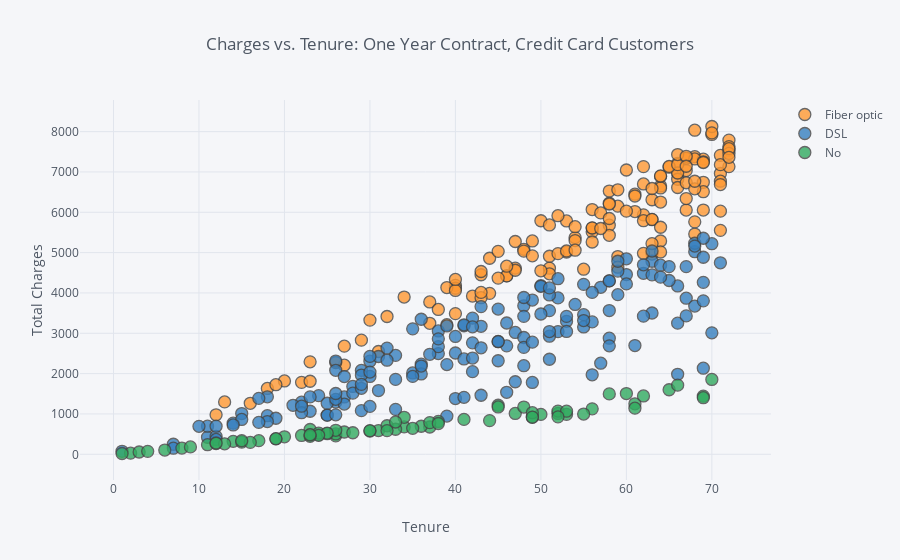

The notebook cell this image was saved under:
### Code cell
#Interactive Scatter Plots
data6 = df[(df['Contract']=='One year') & (df['PaymentMethod']=='Credit card (automatic)')]
data6.iplot(x='tenure', y='TotalCharges', categories='InternetService',
           xTitle='Tenure', yTitle='Total Charges',
           title='Charges vs. Tenure: One Year Contract, Credit Card Customers')

### Figure 1 — Plotly figure (JSON) as saved in the notebook; plotly's stock layout.template omitted (floating-point values rounded to 4 significant figures; data arrays with more than 128 entries replaced by an {"elided": "..."} marker saying what was removed)
{"data": [{"marker": {"color": "rgba(255, 153, 51, 1.0)", "line": {"width": 1.3}, "opacity": 0.8, "size": 12, "symbol": "circle"}, "mode": "markers", "name": "Fiber optic", "textfont": {"color": "#4D5663"}, "type": "scatter", "uid": "99897927-7637-41a4-a78f-05854874f1eb", "x": {"elided": "150 int values"}, "y": {"elided": "150 str values"}}, {"marker": {"color": "rgba(55, 128, 191, 1.0)", "line": {"width": 1.3}, "opacity": 0.8, "size": 12, "symbol": "circle"}, "mode": "markers", "name": "DSL", "textfont": {"color": "#4D5663"}, "type": "scatter", "uid": "aefeb6a4-5a22-4775-9afa-c7fedf384995", "x": {"elided": "172 int values"}, "y": {"elided": "172 str values"}}, {"marker": {"color": "rgba(50, 171, 96, 1.0)", "line": {"width": 1.3}, "opacity": 0.8, "size": 12, "symbol": "circle"}, "mode": "markers", "name": "No", "textfont": {"color": "#4D5663"}, "type": "scatter", "uid": "7f1b9906-bd1b-4244-ae21-44ecd9752d1a", "x": [45, 61, 41, 11, 47, 26, 26, 12, 34, 58, 52, 25, 62, 33, 23, 8, 14, 20, 31, 19, 15, 30, 38, 70, 27, 61, 24, 26, 24, 19, 34, 52, 32, 60, 44, 17, 65, 69, 25, 56, 37, 16, 53, 28, 2, 50, 13, 48, 36, 32, 49, 3, 69, 49, 4, 37, 30, 23, 22, 1, 45, 24, 23, 49, 66, 12, 9, 35, 55, 53, 33, 52, 38, 15, 6, 23], "y": ["1216.6", "1252", "865", "237.7", "1013.05", "457.3", "504.2", "267", "678.8", "1497.9", "1012.4", "510.8", "1446.8", "620.55", "615.35", "153.95", "321.7", "433.75", "589.25", "383.65", "302.45", "576.65", "814.75", "1856.4", "552.9", "1143.8", "482.8", "595.5", "527.35", "386.5", "917.15", "1071.6", "707.5", "1506.4", "835.5", "337.9", "1600.95", "1442.65", "527.5", "1126.75", "677.05", "295.55", "990.45", "534.7", "28.3", "989.05", "259.65", "1171.5", "695.85", "587.7", "918.7", "57.4", "1403.1", "1032.05", "73.1", "785.75", "587.1", "478.1", "467.15", "19.85", "1174.35", "469.65", "445.3", "921.3", "1714.55", "280.4", "183.15", "644.5", "998.1", "1068.15", "800.3", "928.4", "763.1", "335.95", "105.5", "486.2"]}], "layout": {"legend": {"bgcolor": "#F5F6F9", "font": {"color": "#4D5663"}}, "paper_bgcolor": "#F5F6F9", "plot_bgcolor": "#F5F6F9", "title": {"font": {"color": "#4D5663"}, "text": "Charges vs. Tenure: One Year Contract, Credit Card Customers"}, "xaxis": {"gridcolor": "#E1E5ED", "showgrid": true, "tickfont": {"color": "#4D5663"}, "title": {"font": {"color": "#4D5663"}, "text": "Tenure"}, "zerolinecolor": "#E1E5ED"}, "yaxis": {"gridcolor": "#E1E5ED", "showgrid": true, "tickfont": {"color": "#4D5663"}, "title": {"font": {"color": "#4D5663"}, "text": "Total Charges"}, "zerolinecolor": "#E1E5ED"}}}
